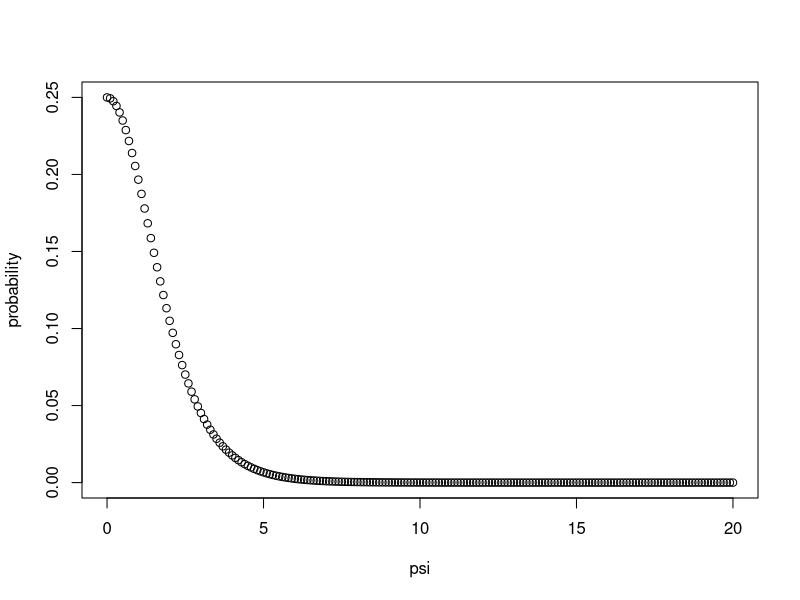
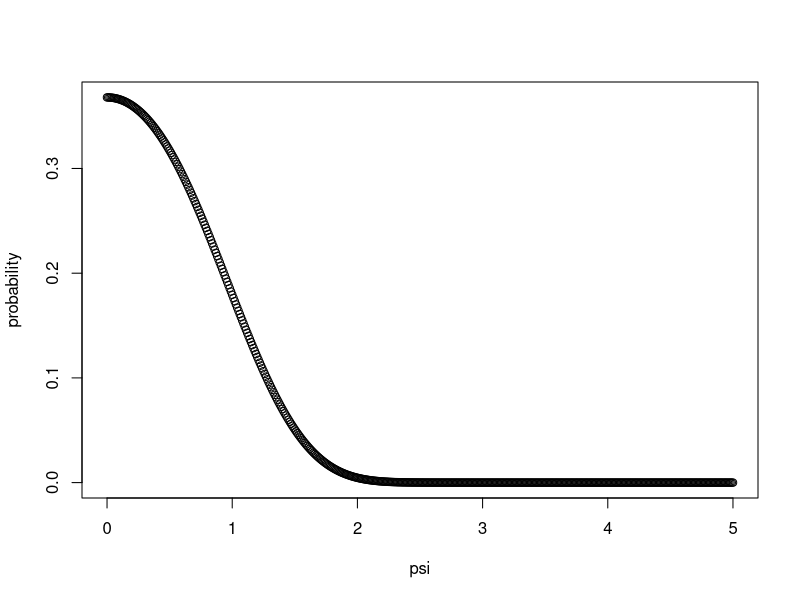
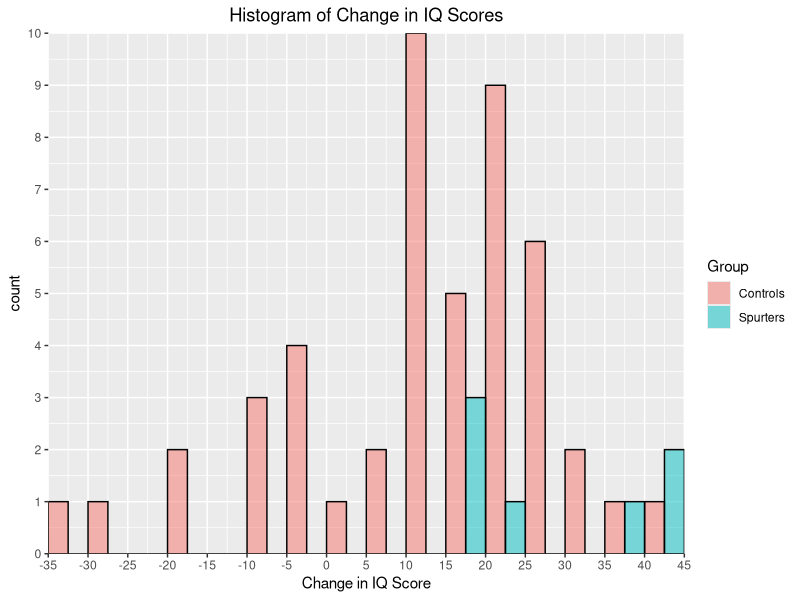
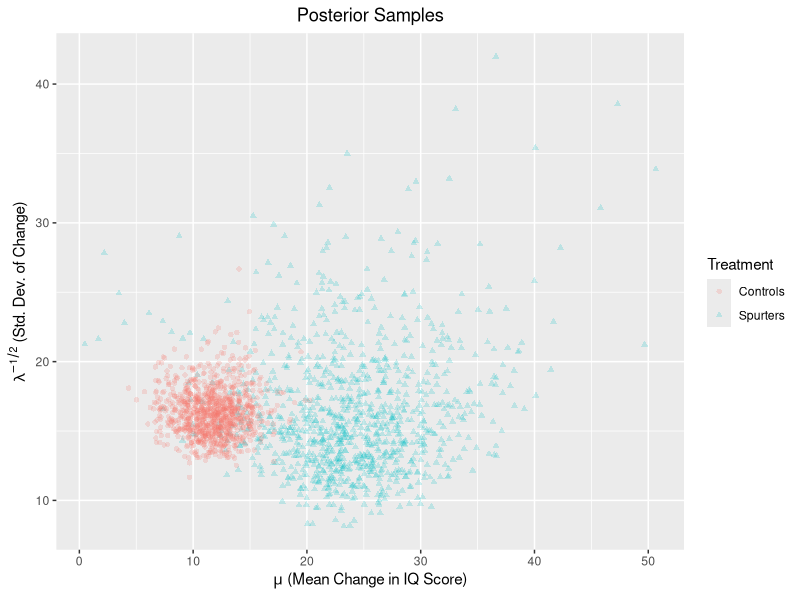
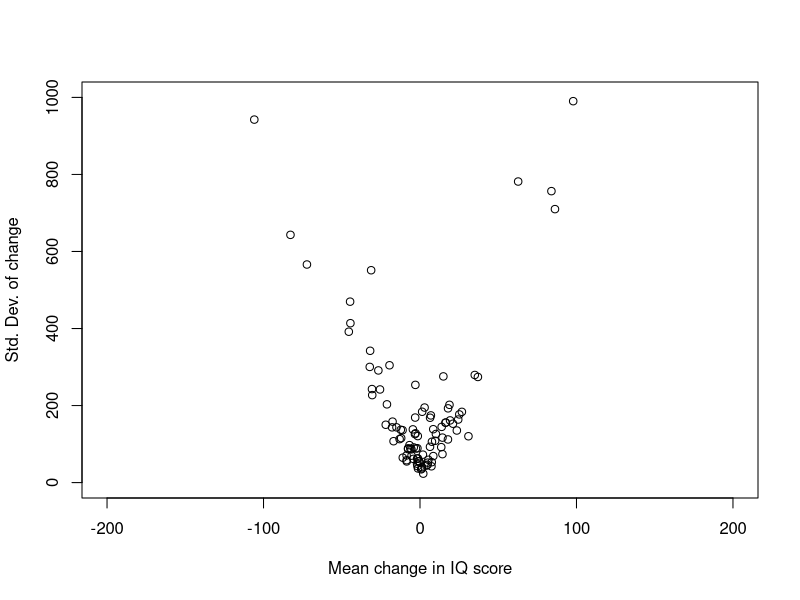

Write the R code that produced these figures, in order.
## ---- chunk 1
knitr::opts_chunk$set(echo = TRUE)
## ---- chunk 2
psi <- seq(from = 0, to = 20, by = 0.1)
probability <- (exp(psi))/(1+exp(psi))^2

plot(psi, probability)
## ---- chunk 3
psi <- seq(from = 0, to = 5, by = 0.01)
probability <- exp(psi-exp(psi))

plot(psi, probability)
## ---- chunk 4
## don't use data in package, use data on lab assignment #
library(plyr)
library(ggplot2)
library(dplyr)
library(xtable)
library(reshape)
## ---- chunk 5
set.seed(123)
# input data
# spurters
x = c(18, 40, 15, 17, 20, 44, 38)
# control group
y = c(-4, 0, -19, 24, 19, 10, 5, 10,
      29, 13, -9, -8, 20, -1, 12, 21,
      -7, 14, 13, 20, 11, 16, 15, 27,
      23, 36, -33, 34, 13, 11, -19, 21,
      6, 25, 30,22, -28, 15, 26, -1, -2,
      43, 23, 22, 25, 16, 10, 29)
# store data in data frame 
iqData = data.frame(Treatment = c(rep("Spurters", length(x)), 
                                  rep("Controls", length(y))),
                                  Gain = c(x, y))
## ---- chunk 6
xLimits = seq(min(iqData$Gain) - (min(iqData$Gain) %% 5),
              max(iqData$Gain) + (max(iqData$Gain) %% 5),
              by = 5)
ggplot(data = iqData, aes(x = Gain, fill = Treatment, colour = I("black"))) + 
  geom_histogram(position = "dodge", alpha = 0.5, breaks = xLimits, closed = "left")+
  scale_x_continuous(breaks = xLimits, 
                     expand = c(0,0))+ 
  scale_y_continuous(expand = c(0,0), 
breaks = seq(0, 10, by = 1))+
  ggtitle("Histogram of Change in IQ Scores") + labs(x = "Change in IQ Score", 
                                                     fill = "Group") + 
                                               theme(plot.title = element_text(hjust = 0.5))  
## ---- chunk 7
prior = data.frame(m = 0, c = 1, a = 0.5, b = 50)
findParam = function(prior, data){
  postParam = NULL
  c = prior$c
  m = prior$m
  a = prior$a
  b = prior$b
  n = length(data)
  postParam = data.frame(m = (c*m + n*mean(data))/(c + n), 
                c = c + n, 
                a = a + n/2, 
                b =  b + 0.5*(sum((data - mean(data))^2)) + 
                  (n*c *(mean(data)- m)^2)/(2*(c+n)))
  return(postParam)
}
postS = findParam(prior, x)
postC = findParam(prior, y)
## ---- chunk 8
rbind(prior = prior,
             `Spurters Posterior` = postS,
             `Controls Posterior` = postC)
## ---- chunk 9
# sampling from two posteriors 
# Number of posterior simulations
sim = 1000
# initialize vectors to store samples
mus = NULL
lambdas = NULL
muc = NULL
lambdac = NULL
# Following formula from the NormalGamma with 
# the update paramaters accounted accounted for below 
lambdas = rgamma(sim, shape = postS$a, rate = postS$b)
lambdac = rgamma(sim, shape = postC$a, rate = postC$b)
mus = sapply(sqrt(1/(postS$c*lambdas)),rnorm, n = 1, mean = postS$m)
muc = sapply(sqrt(1/(postC$c*lambdac)),rnorm, n = 1, mean = postC$m)
# Store simulations
simDF = data.frame(lambda = c(lambdas, lambdac),
                   mu = c(mus, muc),
                   Treatment = rep(c("Spurters", "Controls"),
                                   each = sim))
simDF$lambda = simDF$lambda^{-0.5}
# Plot the simulations
ggplot(data = simDF, aes(x = mu, y = lambda, colour = Treatment, shape = Treatment)) +
  geom_point(alpha = 0.2) + 
  labs(x = expression(paste(mu, " (Mean Change in IQ Score)")),
       y = expression(paste(lambda^{-1/2}, " (Std. Dev. of Change)")))  + 
  ggtitle("Posterior Samples")+ 
  theme(plot.title = element_text(hjust = 0.5))
## ---- chunk 10
set.seed(2022)
rNG=function(k, m0, n0, a, b){ 
  lambda=rgamma(k, a, b)
  mu=rnorm(k,m0,sqrt(1/(n0*lambda))) 
  return(rbind(mu, lambda))
}

k=1000000
ms=24
ns=8
as=4
bs=855

mc=11.796
nc=49
ac=24.5
bc=6343.98

spurters <- rNG(k,ms,ns,as,ns)
control <- rNG(k,mc,nc,ac,nc)
## ---- chunk 11
sum((spurters[1,]>control[1,]))/k
## ---- chunk 12
mp <- 0
cp <- 1
ap <- 1/2
bp <- 100*ap
set.seed(139)

prior_info <- data.frame(mean = rep(NA, 100), sd = rep(NA,100))
for (i in 1:100){
  prior_sample <- rNG(100,mp,cp,ap,bp)
  meansp <- mean(prior_sample[1,])
  sdp <- sd(prior_sample[1,])
  
  prior_info$mean[i] <- meansp
  prior_info$sd[i] <- sdp
}
## ---- chunk 13
plot(prior_info$mean, prior_info$sd, xlab = 'Mean change in IQ score',ylab = 'Std. Dev. of change', ylim = c(0,1000), xlim = c(-200,200))
